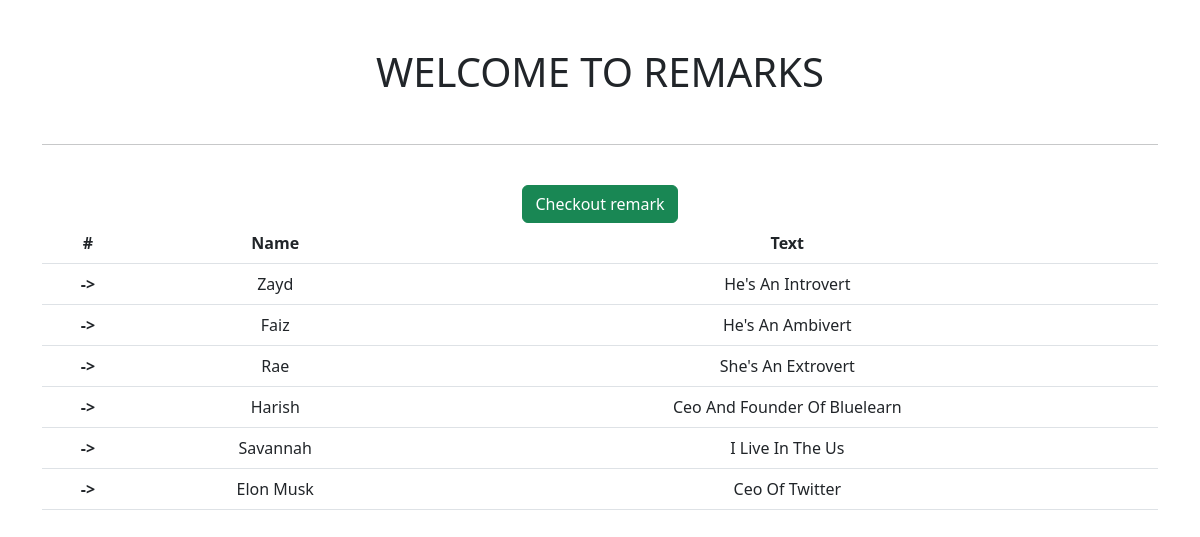
/app1/index2/, run on the app's committed database.
### app1/models.py (models this page shows, shortened)
class Remark(models.Model):
    name = models.CharField(max_length=100)
    text = models.TextField(blank=False)  # the field cannot be blank

### app1/views.py (the view)
# urls.py: path('index2/', views.Index2.as_view(), name="secondOne"),
class Index2(ListView):
    model = Remark
    context_object_name = "passData"
    template_name = 'app1/AccessIt.html'

### app1/templates/app1/AccessIt.html
{% extends "base.html" %}
{% load static %}
{% block content %}
<table class="table table-hover" style="padding: 50px;">
    <tr>
        <th scope="col">#</th>
        <th scope="col">Name</th>
        <th scope="col">Text</th>
    </tr>
    {% for i in passData %}
    <tr>
        <th scope="row">-></th>
        <td> {{ i.name|title }} </td>
        <td> {{ i.text|title }} </td>
    </tr>
    {% endfor %}
    <a href="{% url "firstOne" %}" class="btn btn-success">Checkout remark</a>
<br>
</table>
{% endblock %}

### data on the page
Remark: name "Zayd", text "He's An Introvert"
Remark: name "Faiz", text "He's An Ambivert"
Remark: name "Rae", text "She's An Extrovert"
Remark: name "Harish", text "Ceo And Founder Of Bluelearn"
Remark: name "Savannah", text "I Live In The Us"
Remark: name "Elon Musk", text "Ceo Of Twitter"
